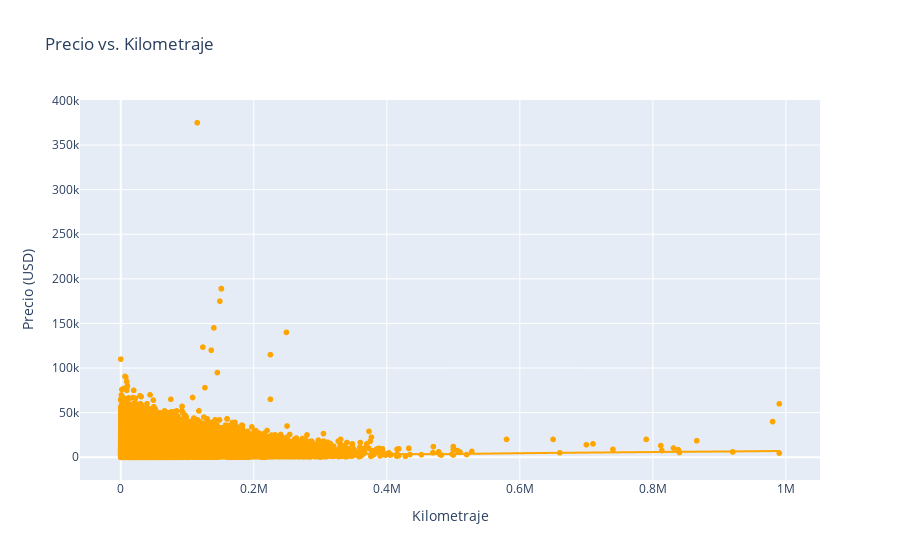

Notebook code for this chart:
### Markdown cell above
**2.2 Relación entre kilometraje y Precio**

### Code cell
# Crea scatter plot de la relación entre odómetro y precio.
fig3 = px.scatter(vehicles, 
                  x='odometer',
                  y='price',
                  title='Precio vs. Kilometraje',
                  labels={'odometer': 'Kilometraje', 'price': 'Precio (USD)'},
                  color_discrete_sequence=['orange'],
                  trendline='lowess'
                  )
fig3.show()

### Figure 1 — Plotly figure (JSON) as saved in the notebook; plotly's stock layout.template omitted (floating-point values rounded to 4 significant figures; data arrays with more than 128 entries replaced by an {"elided": "..."} marker saying what was removed)
{"data": [{"hovertemplate": "Kilometraje=%{x}<br>Precio (USD)=%{y}<extra></extra>", "legendgroup": "", "marker": {"color": "orange", "symbol": "circle"}, "mode": "markers", "name": "", "showlegend": false, "type": "scattergl", "x": {"elided": "51525 float values"}, "xaxis": "x", "y": {"elided": "51525 int values"}, "yaxis": "y"}, {"hovertemplate": "<b>LOWESS trendline</b><br><br>Kilometraje=%{x}<br>Precio (USD)=%{y} <b>(trend)</b><extra></extra>", "legendgroup": "", "marker": {"color": "orange", "symbol": "circle"}, "mode": "lines", "name": "", "showlegend": false, "type": "scattergl", "x": {"elided": "43633 float values"}, "xaxis": "x", "y": {"elided": "43633 float values"}, "yaxis": "y"}], "layout": {"legend": {"tracegroupgap": 0}, "title": {"text": "Precio vs. Kilometraje"}, "xaxis": {"anchor": "y", "domain": [0, 1], "title": {"text": "Kilometraje"}}, "yaxis": {"anchor": "x", "domain": [0, 1], "title": {"text": "Precio (USD)"}}}}
